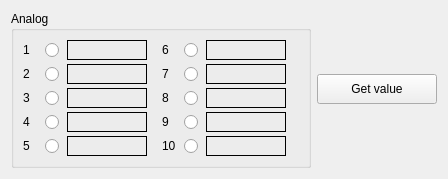
     <widget class="QFrame" name="frameAnalog">
      <layout class="QHBoxLayout" name="horizontalLayoutAnalog">
       <item>
        <widget class="QGroupBox" name="groupBoxAnalog">
         <property name="sizePolicy">
          <sizepolicy hsizetype="Expanding" vsizetype="Preferred">
           <horstretch>0</horstretch>
           <verstretch>0</verstretch>
          </sizepolicy>
         </property>
         <property name="minimumSize">
          <size>
           <width>300</width>
           <height>0</height>
          </size>
         </property>
         <property name="maximumSize">
          <size>
           <width>300</width>
           <height>16777215</height>
          </size>
         </property>
         <property name="title">
          <string>Analog</string>
         </property>
         <layout class="QGridLayout" name="gridLayoutAnalog">
          <property name="horizontalSpacing">
           <number>2</number>
          </property>
          <property name="verticalSpacing">
           <number>4</number>
          </property>
          <item row="0" column="0">
           <layout class="QHBoxLayout" name="analogRow1Layout">
            <property name="spacing">
             <number>2</number>
            </property>
            <item>
             <widget class="QLabel" name="analogLabel1">
              <property name="minimumSize">
               <size>
                <width>20</width>
                <height>0</height>
               </size>
              </property>
              <property name="maximumSize">
               <size>
                <width>20</width>
                <height>16777215</height>
               </size>
              </property>
              <property name="text">
               <string>1</string>
              </property>
             </widget>
            </item>
            <item>
             <widget class="QRadioButton" name="analog1">
              <property name="minimumSize">
               <size>
                <width>20</width>
                <height>20</height>
               </size>
              </property>
              <property name="maximumSize">
               <size>
                <width>20</width>
                <height>20</height>
               </size>
              </property>
              <property name="text">
               <string/>
              </property>
              <property name="iconSize">
               <size>
                <width>20</width>
                <height>20</height>
               </size>
              </property>
             </widget>
            </item>
            <item>
             <widget class="QLabel" name="analogValue1">
              <property name="minimumSize">
               <size>
                <width>80</width>
                <height>20</height>
               </size>
              </property>
              <property name="maximumSize">
               <size>
                <width>80</width>
                <height>16777215</height>
               </size>
              </property>
              <property name="frameShape">
               <enum>QFrame::Shape::Box</enum>
              </property>
              <property name="text">
               <string/>
              </property>
             </widget>
            </item>
            <item>
             <spacer name="horizontalSpacerAnalog1">
              <property name="orientation">
               <enum>Qt::Orientation::Horizontal</enum>
              </property>
              <property name="sizeHint" stdset="0">
               <size>
                <width>40</width>
                <height>20</height>
               </size>
              </property>
             </spacer>
            </item>
           </layout>
          </item>
          <item row="1" column="0">
           <layout class="QHBoxLayout" name="analogRow2Layout">
            <property name="spacing">
             <number>2</number>
            </property>
            <item>
             <widget class="QLabel" name="analogLabel2">
              <property name="minimumSize">
               <size>
                <width>20</width>
                <height>0</height>
               </size>
              </property>
              <property name="maximumSize">
               <size>
                <width>20</width>
                <height>16777215</height>
               </size>
              </property>
              <property name="text">
               <string>2</string>
              </property>
             </widget>
            </item>
            <item>
             <widget class="QRadioButton" name="analog2">
              <property name="minimumSize">
               <size>
                <width>20</width>
                <height>20</height>
               </size>
              </property>
              <property name="maximumSize">
               <size>
                <width>20</width>
                <height>20</height>
               </size>
              </property>
              <property name="text">
               <string/>
              </property>
              <property name="iconSize">
               <size>
                <width>20</width>
                <height>20</height>
               </size>
              </property>
             </widget>
            </item>
            <item>
             <widget class="QLabel" name="analogValue2">
              <property name="minimumSize">
               <size>
                <width>80</width>
                <height>20</height>
               </size>
              </property>
              <property name="maximumSize">
               <size>
                <width>80</width>
                <height>16777215</height>
               </size>
              </property>
              <property name="frameShape">
               <enum>QFrame::Shape::Box</enum>
              </property>
              <property name="text">
               <string/>
              </property>
             </widget>
            </item>
            <item>
             <spacer name="horizontalSpacerAnalog2">
              <property name="orientation">
               <enum>Qt::Orientation::Horizontal</enum>
              </property>
              <property name="sizeHint" stdset="0">
               <size>
                <width>40</width>
                <height>20</height>
               </size>
              </property>
             </spacer>
            </item>
           </layout>
          </item>
          <item row="2" column="0">
           <layout class="QHBoxLayout" name="analogRow3Layout">
            <property name="spacing">
             <number>2</number>
            </property>
            <item>
             <widget class="QLabel" name="analogLabel3">
              <property name="minimumSize">
               <size>
                <width>20</width>
                <height>0</height>
               </size>
              </property>
              <property name="maximumSize">
               <size>
                <width>20</width>
                <height>16777215</height>
               </size>
              </property>
              <property name="text">
               <string>3</string>
              </property>
             </widget>
            </item>
            <item>
             <widget class="QRadioButton" name="analog3">
              <property name="minimumSize">
               <size>
                <width>20</width>
                <height>20</height>
               </size>
              </property>
              <property name="maximumSize">
               <size>
                <width>20</width>
                <height>20</height>
               </size>
              </property>
              <property name="text">
               <string/>
              </property>
              <property name="iconSize">
               <size>
                <width>20</width>
                <height>20</height>
               </size>
              </property>
             </widget>
            </item>
            <item>
             <widget class="QLabel" name="analogValue3">
              <property name="minimumSize">
               <size>
                <width>80</width>
                <height>20</height>
               </size>
              </property>
              <property name="maximumSize">
               <size>
                <width>80</width>
                <height>16777215</height>
               </size>
              </property>
              <property name="frameShape">
               <enum>QFrame::Shape::Box</enum>
              </property>
              <property name="text">
               <string/>
              </property>
             </widget>
            </item>
            <item>
             <spacer name="horizontalSpacerAnalog3">
              <property name="orientation">
               <enum>Qt::Orientation::Horizontal</enum>
              </property>
              <property name="sizeHint" stdset="0">
               <size>
                <width>40</width>
                <height>20</height>
               </size>
              </property>
             </spacer>
            </item>
           </layout>
          </item>
          <item row="3" column="0">
           <layout class="QHBoxLayout" name="analogRow4Layout">
            <property name="spacing">
             <number>2</number>
            </property>
            <item>
             <widget class="QLabel" name="analogLabel4">
              <property name="minimumSize">
               <size>
                <width>20</width>
                <height>0</height>
               </size>
              </property>
              <property name="maximumSize">
               <size>
                <width>20</width>
                <height>16777215</height>
               </size>
              </property>
              <property name="text">
               <string>4</string>
              </property>
             </widget>
            </item>
            <item>
             <widget class="QRadioButton" name="analog4">
              <property name="minimumSize">
               <size>
                <width>20</width>
                <height>20</height>
               </size>
              </property>
              <property name="maximumSize">
               <size>
                <width>20</width>
                <height>20</height>
               </size>
              </property>
              <property name="text">
               <string/>
              </property>
              <property name="iconSize">
               <size>
                <width>20</width>
                <height>20</height>
               </size>
              </property>
             </widget>
            </item>
            <item>
             <widget class="QLabel" name="analogValue4">
              <property name="minimumSize">
               <size>
                <width>80</width>
                <height>20</height>
               </size>
              </property>
              <property name="maximumSize">
               <size>
                <width>80</width>
                <height>16777215</height>
               </size>
              </property>
              <property name="frameShape">
               <enum>QFrame::Shape::Box</enum>
              </property>
              <property name="text">
               <string/>
              </property>
             </widget>
            </item>
            <item>
             <spacer name="horizontalSpacerAnalog4">
              <property name="orientation">
               <enum>Qt::Orientation::Horizontal</enum>
              </property>
              <property name="sizeHint" stdset="0">
               <size>
                <width>40</width>
                <height>20</height>
               </size>
              </property>
             </spacer>
            </item>
           </layout>
          </item>
          <item row="4" column="0">
           <layout class="QHBoxLayout" name="analogRow5Layout">
            <property name="spacing">
             <number>2</number>
            </property>
            <item>
             <widget class="QLabel" name="analogLabel5">
              <property name="minimumSize">
               <size>
                <width>20</width>
                <height>0</height>
               </size>
              </property>
              <property name="maximumSize">
               <size>
                <width>20</width>
                <height>16777215</height>
               </size>
              </property>
              <property name="text">
               <string>5</string>
              </property>
             </widget>
            </item>
            <item>
             <widget class="QRadioButton" name="analog5">
              <property name="minimumSize">
               <size>
                <width>20</width>
                <height>20</height>
               </size>
              </property>
              <property name="maximumSize">
               <size>
                <width>20</width>
                <height>20</height>
               </size>
              </property>
              <property name="text">
               <string/>
              </property>
              <property name="iconSize">
               <size>
                <width>20</width>
                <height>20</height>
               </size>
              </property>
             </widget>
            </item>
            <item>
             <widget class="QLabel" name="analogValue5">
              <property name="minimumSize">
               <size>
                <width>80</width>
                <height>20</height>
               </size>
              </property>
              <property name="maximumSize">
               <size>
                <width>80</width>
                <height>16777215</height>
               </size>
              </property>
              <property name="frameShape">
               <enum>QFrame::Shape::Box</enum>
              </property>
              <property name="text">
               <string/>
              </property>
             </widget>
            </item>
            <item>
             <spacer name="horizontalSpacerAnalog5">
              <property name="orientation">
               <enum>Qt::Orientation::Horizontal</enum>
              </property>
              <property name="sizeHint" stdset="0">
               <size>
                <width>40</width>
                <height>20</height>
               </size>
              </property>
             </spacer>
            </item>
           </layout>
          </item>
          <item row="0" column="1">
           <layout class="QHBoxLayout" name="analogRow6Layout">
            <property name="spacing">
             <number>2</number>
            </property>
            <item>
             <widget class="QLabel" name="analogLabel6">
              <property name="minimumSize">
               <size>
                <width>20</width>
                <height>0</height>
               </size>
              </property>
              <property name="maximumSize">
               <size>
                <width>20</width>
                <height>16777215</height>
               </size>
              </property>
              <property name="text">
               <string>6</string>
              </property>
             </widget>
            </item>
            <item>
             <widget class="QRadioButton" name="analog6">
              <property name="minimumSize">
               <size>
                <width>20</width>
                <height>20</height>
               </size>
              </property>
              <property name="maximumSize">
               <size>
                <width>20</width>
                <height>20</height>
               </size>
              </property>
              <property name="text">
               <string/>
              </property>
              <property name="iconSize">
               <size>
                <width>20</width>
                <height>20</height>
               </size>
              </property>
             </widget>
            </item>
            <item>
             <widget class="QLabel" name="analogValue6">
              <property name="minimumSize">
               <size>
                <width>80</width>
                <height>20</height>
               </size>
              </property>
              <property name="maximumSize">
               <size>
                <width>80</width>
                <height>16777215</height>
               </size>
              </property>
              <property name="frameShape">
               <enum>QFrame::Shape::Box</enum>
              </property>
              <property name="text">
               <string/>
              </property>
             </widget>
            </item>
            <item>
             <spacer name="horizontalSpacerAnalog6">
              <property name="orientation">
               <enum>Qt::Orientation::Horizontal</enum>
              </property>
              <property name="sizeHint" stdset="0">
               <size>
                <width>40</width>
                <height>20</height>
               </size>
              </property>
             </spacer>
            </item>
           </layout>
          </item>
          <item row="1" column="1">
           <layout class="QHBoxLayout" name="analogRow7Layout">
            <property name="spacing">
             <number>2</number>
            </property>
            <item>
             <widget class="QLabel" name="analogLabel7">
              <property name="minimumSize">
               <size>
                <width>20</width>
                <height>0</height>
               </size>
              </property>
              <property name="maximumSize">
               <size>
                <width>20</width>
                <height>16777215</height>
               </size>
              </property>
              <property name="text">
               <string>7</string>
              </property>
             </widget>
            </item>
            <item>
             <widget class="QRadioButton" name="analog7">
              <property name="minimumSize">
               <size>
                <width>20</width>
                <height>20</height>
               </size>
              </property>
              <property name="maximumSize">
               <size>
                <width>20</width>
                <height>20</height>
               </size>
              </property>
              <property name="text">
               <string/>
              </property>
              <property name="iconSize">
               <size>
                <width>20</width>
                <height>20</height>
               </size>
              </property>
             </widget>
            </item>
            <item>
             <widget class="QLabel" name="analogValue7">
              <property name="minimumSize">
               <size>
                <width>80</width>
                <height>20</height>
               </size>
              </property>
              <property name="maximumSize">
               <size>
                <width>80</width>
                <height>16777215</height>
               </size>
              </property>
              <property name="frameShape">
               <enum>QFrame::Shape::Box</enum>
              </property>
              <property name="text">
               <string/>
              </property>
             </widget>
            </item>
            <item>
             <spacer name="horizontalSpacerAnalog7">
              <property name="orientation">
               <enum>Qt::Orientation::Horizontal</enum>
              </property>
              <property name="sizeHint" stdset="0">
               <size>
                <width>40</width>
                <height>20</height>
               </size>
              </property>
             </spacer>
            </item>
           </layout>
          </item>
          <item row="2" column="1">
           <layout class="QHBoxLayout" name="analogRow8Layout">
            <property name="spacing">
             <number>2</number>
            </property>
            <item>
             <widget class="QLabel" name="analogLabel8">
              <property name="minimumSize">
               <size>
                <width>20</width>
                <height>0</height>
               </size>
              </property>
              <property name="maximumSize">
               <size>
                <width>20</width>
                <height>16777215</height>
               </size>
              </property>
              <property name="text">
               <string>8</string>
              </property>
             </widget>
            </item>
            <item>
             <widget class="QRadioButton" name="analog8">
              <property name="minimumSize">
               <size>
                <width>20</width>
                <height>20</height>
               </size>
              </property>
              <property name="maximumSize">
               <size>
                <width>20</width>
                <height>20</height>
               </size>
              </property>
              <property name="text">
               <string/>
              </property>
              <property name="iconSize">
               <size>
                <width>20</width>
                <height>20</height>
               </size>
              </property>
             </widget>
            </item>
            <item>
             <widget class="QLabel" name="analogValue8">
              <property name="minimumSize">
               <size>
                <width>80</width>
                <height>20</height>
               </size>
              </property>
              <property name="maximumSize">
               <size>
                <width>80</width>
                <height>16777215</height>
               </size>
              </property>
              <property name="frameShape">
               <enum>QFrame::Shape::Box</enum>
              </property>
              <property name="text">
               <string/>
              </property>
             </widget>
            </item>
            <item>
             <spacer name="horizontalSpacerAnalog8">
              <property name="orientation">
               <enum>Qt::Orientation::Horizontal</enum>
              </property>
              <property name="sizeHint" stdset="0">
               <size>
                <width>40</width>
                <height>20</height>
               </size>
              </property>
             </spacer>
            </item>
           </layout>
          </item>
          <item row="3" column="1">
           <layout class="QHBoxLayout" name="analogRow9Layout">
            <property name="spacing">
             <number>2</number>
            </property>
            <item>
             <widget class="QLabel" name="analogLabel9">
              <property name="minimumSize">
               <size>
                <width>20</width>
                <height>0</height>
               </size>
              </property>
              <property name="maximumSize">
               <size>
                <width>20</width>
                <height>16777215</height>
               </size>
              </property>
              <property name="text">
               <string>9</string>
              </property>
             </widget>
            </item>
            <item>
             <widget class="QRadioButton" name="analog9">
              <property name="minimumSize">
               <size>
                <width>20</width>
                <height>20</height>
               </size>
              </property>
              <property name="maximumSize">
               <size>
                <width>20</width>
                <height>20</height>
               </size>
              </property>
              <property name="text">
               <string/>
              </property>
              <property name="iconSize">
               <size>
                <width>20</width>
                <height>20</height>
               </size>
              </property>
             </widget>
            </item>
            <item>
             <widget class="QLabel" name="analogValue9">
              <property name="minimumSize">
               <size>
                <width>80</width>
                <height>20</height>
               </size>
              </property>
              <property name="maximumSize">
               <size>
                <width>80</width>
                <height>16777215</height>
               </size>
              </property>
              <property name="frameShape">
               <enum>QFrame::Shape::Box</enum>
              </property>
              <property name="text">
               <string/>
              </property>
             </widget>
            </item>
            <item>
             <spacer name="horizontalSpacerAnalog9">
              <property name="orientation">
               <enum>Qt::Orientation::Horizontal</enum>
              </property>
              <property name="sizeHint" stdset="0">
               <size>
                <width>40</width>
                <height>20</height>
               </size>
              </property>
             </spacer>
            </item>
           </layout>
          </item>
          <item row="4" column="1">
           <layout class="QHBoxLayout" name="analogRow10Layout">
            <property name="spacing">
             <number>2</number>
            </property>
            <item>
             <widget class="QLabel" name="analogLabel10">
              <property name="minimumSize">
               <size>
                <width>20</width>
                <height>0</height>
               </size>
              </property>
              <property name="maximumSize">
               <size>
                <width>20</width>
                <height>16777215</height>
               </size>
              </property>
              <property name="text">
               <string>10</string>
              </property>
             </widget>
            </item>
            <item>
             <widget class="QRadioButton" name="analog10">
              <property name="minimumSize">
               <size>
                <width>20</width>
                <height>20</height>
               </size>
              </property>
              <property name="maximumSize">
               <size>
                <width>20</width>
                <height>20</height>
               </size>
              </property>
              <property name="text">
               <string/>
              </property>
              <property name="iconSize">
               <size>
                <width>20</width>
                <height>20</height>
               </size>
              </property>
             </widget>
            </item>
            <item>
             <widget class="QLabel" name="analogValue10">
              <property name="minimumSize">
               <size>
                <width>80</width>
                <height>20</height>
               </size>
              </property>
              <property name="maximumSize">
               <size>
                <width>80</width>
                <height>16777215</height>
               </size>
              </property>
              <property name="frameShape">
               <enum>QFrame::Shape::Box</enum>
              </property>
              <property name="text">
               <string/>
              </property>
             </widget>
            </item>
            <item>
             <spacer name="horizontalSpacerAnalog10">
              <property name="orientation">
               <enum>Qt::Orientation::Horizontal</enum>
              </property>
              <property name="sizeHint" stdset="0">
               <size>
                <width>40</width>
                <height>20</height>
               </size>
              </property>
             </spacer>
            </item>
           </layout>
          </item>
         </layout>
        </widget>
       </item>
       <item>
        <widget class="QPushButton" name="pushButtonGetValue">
         <property name="sizePolicy">
          <sizepolicy hsizetype="Fixed" vsizetype="Fixed">
           <horstretch>0</horstretch>
           <verstretch>0</verstretch>
          </sizepolicy>
         </property>
         <property name="minimumSize">
          <size>
           <width>120</width>
           <height>30</height>
          </size>
         </property>
         <property name="maximumSize">
          <size>
           <width>120</width>
           <height>16777215</height>
          </size>
         </property>
         <property name="text">
          <string>Get value</string>
         </property>
        </widget>
       </item>
      </layout>
     </widget>
